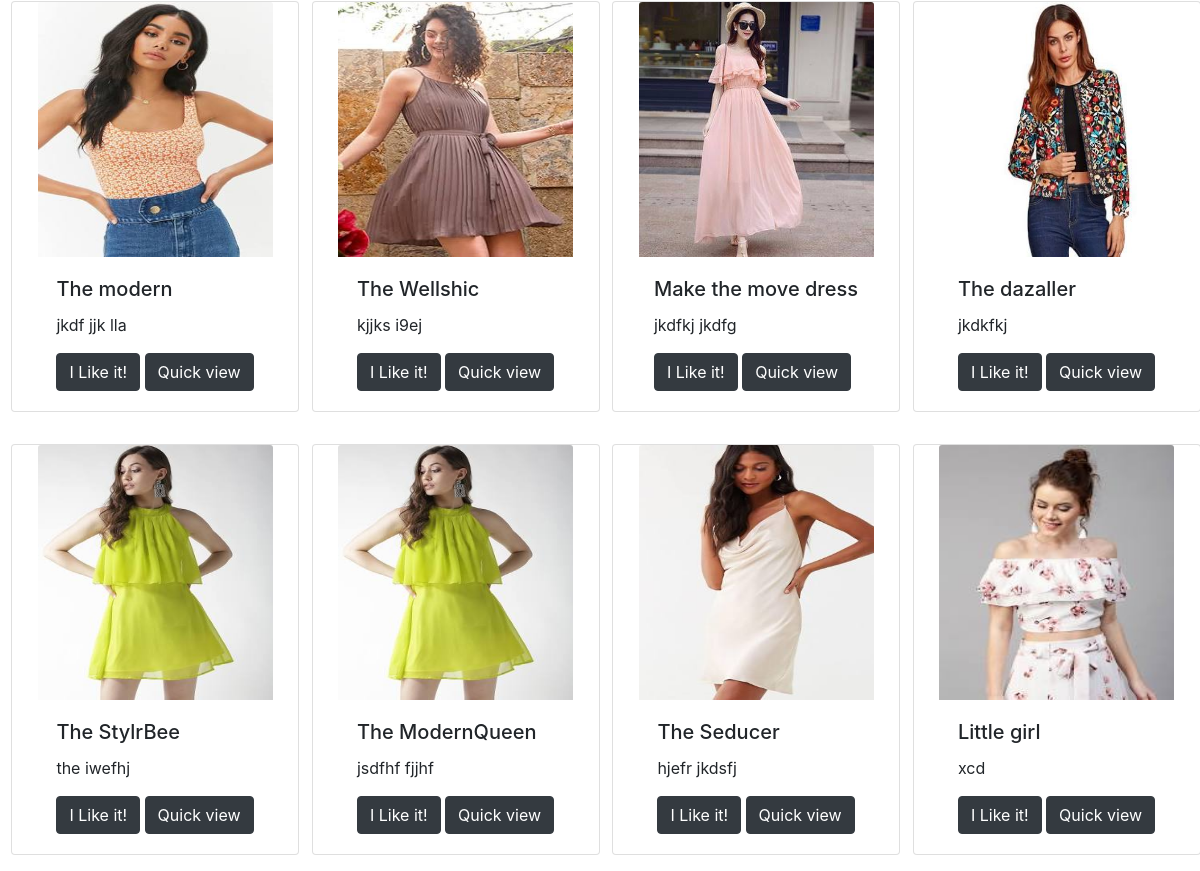
The app's page /Cutisey/ (lower part), older data.
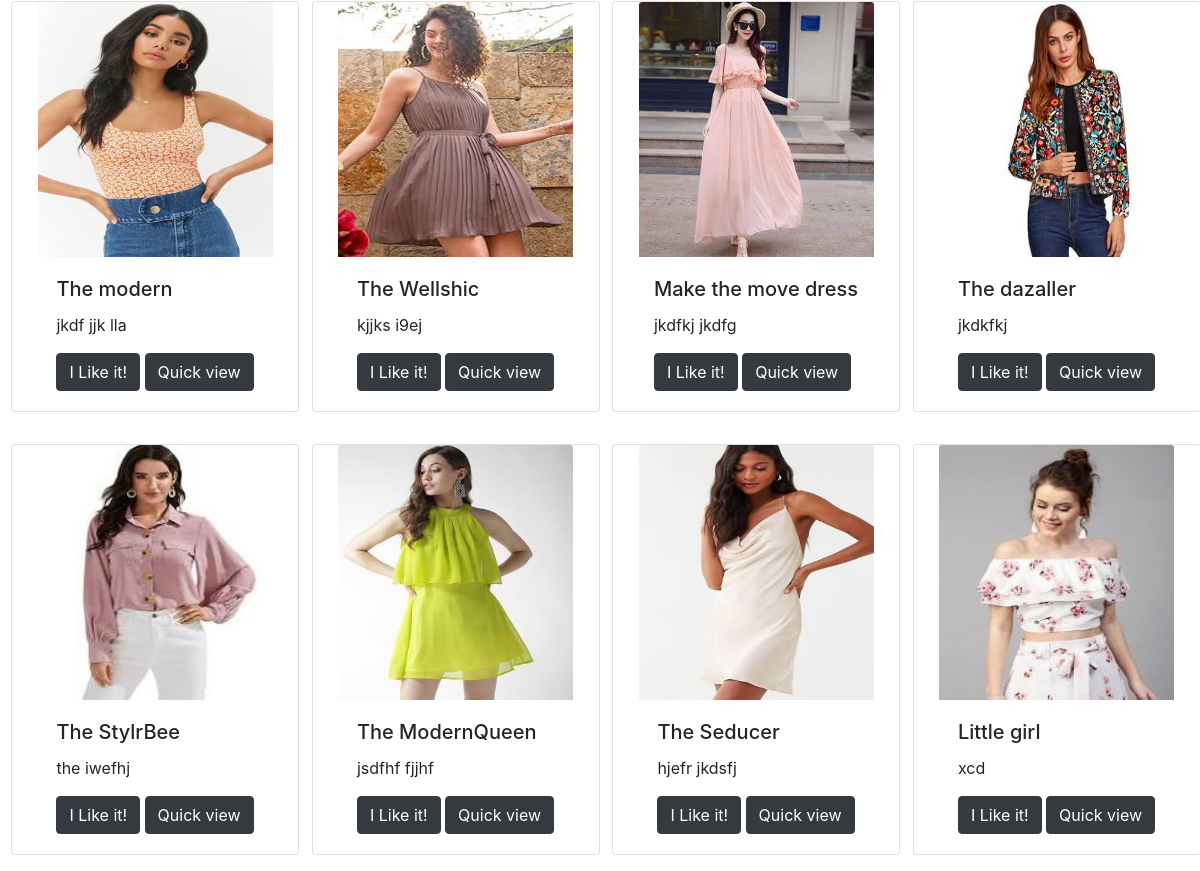
The same page, newer data.
### Cutisey/models.py (models this page shows)
class Product(models.Model):
    product_id = models.AutoField
    product_name = models.CharField(max_length=50)
    category = models.CharField(max_length=50,default="")
    subcategory = models.CharField(max_length=50,default="")
    price = models.IntegerField(default=0)
    desc = models.CharField(max_length=300)
    pub_date = models.DateField()
    image = models.ImageField(upload_to="Cutisey/images",default="")
    def __str__(self):
        return self.product_name

### Cutisey/views.py (the view)
# urls.py: path("", views.index, name="CutiseyHome"),
def index(request):
    products = Product.objects.all()
    print(products)
    n=len(products)
    nSlides = n//4 + ceil((n/4)+(n//4))
    params = {'no_of_slides': nSlides,'range':range(1,nSlides),'product': products}
    return render(request, 'Cutisey/index.html',params)

### Cutisey/templates/Cutisey/index.html (shortened to what this page needs)
{% extends 'Cutisey/basic.html' %}
{% block body %}
{% load static %}
  {% for i in product %}
        <div class="col-xs-3 col-sm-3 col-md-3 my-3">
          <div class="card align-items-center" style="width: 18rem;">
            <img src='/media/{{i.image}}' class="card-img-top" alt="...">
            <div class="card-body">
              <h5 class="card-title" id="nampr{{i.id}}">{{i.product_name}}</h5>
              <p class="card-text">{{i.desc}}</p>
              <span id="divpr{{i.id}}" class="divpr">
              <button id="pr{{i.id}}" class="btn btn-dark cart">I Like it!</button>
            </span>
              <a href="/Cutisey/products/{{i.id}}"> <button id="qv{{i.id}}" class="btn btn-dark cart">Quick view</button></a>
            </div>
          </div>
          </div>
          {% endfor %}
  {% endblock %}

### Cutisey/templates/Cutisey/basic.html (shortened to what this page needs)
<!doctype html>
<html lang="en">
<head>
  <link rel="stylesheet" href="https://stackpath.bootstrapcdn.com/bootstrap/4.2.1/css/bootstrap.min.css"
>
</head>
<body>
  {% block body %} {% endblock %}
</body>
</html>

Row changes from the older to the newer data that the page shows:
changed Product "The StylrBee": image: a different picture
